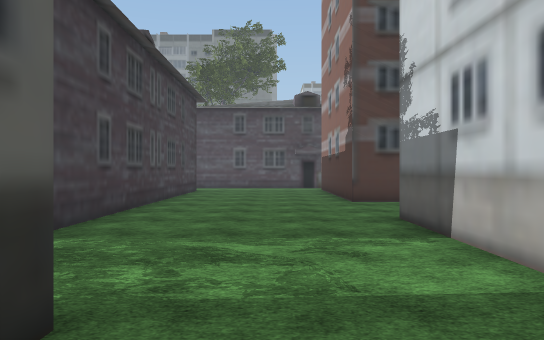
View 1 (above)

24 first-person views from a walk through a Unity game level. The camera is 1.5 m above the floor, looks level and sees 70° across. The floor is counted in squares, 2 m on a side. Each view is taken from the middle of a square. On the plan, view 1 faces up. The plan holds only what a view shows up to about 12 squares ahead; the rest is blank. The place goes on beyond the plan. Some surface patterns are stand-ins.

View 2
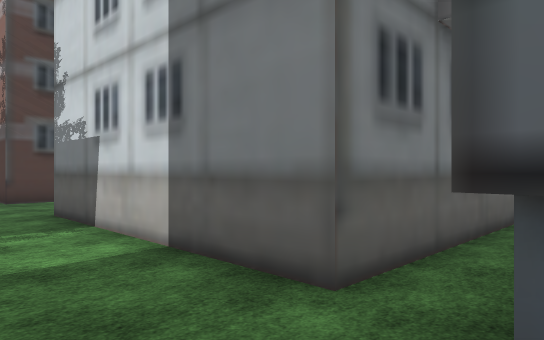

View 3
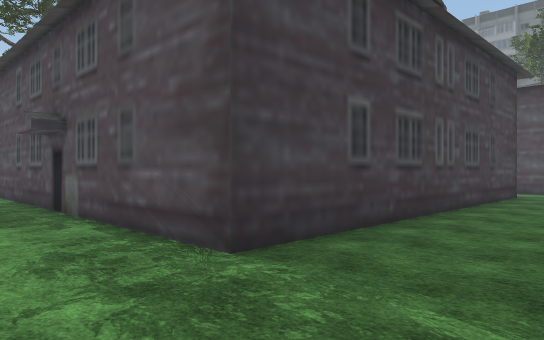

View 4
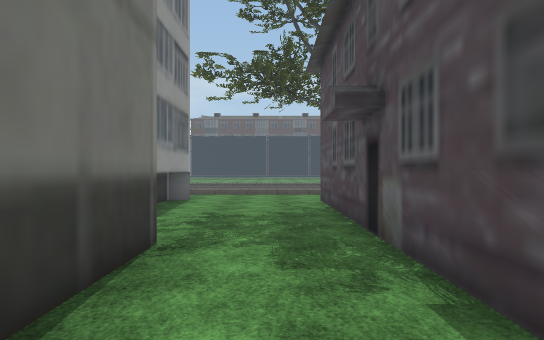

View 5
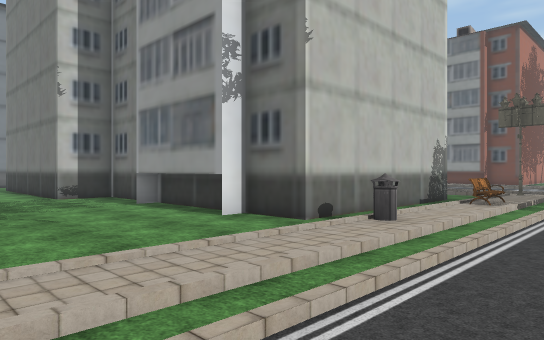

View 6
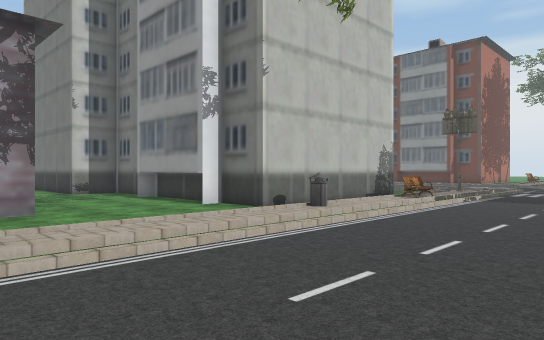

View 7
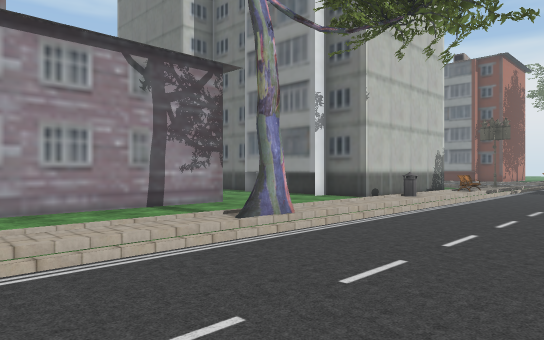

View 8
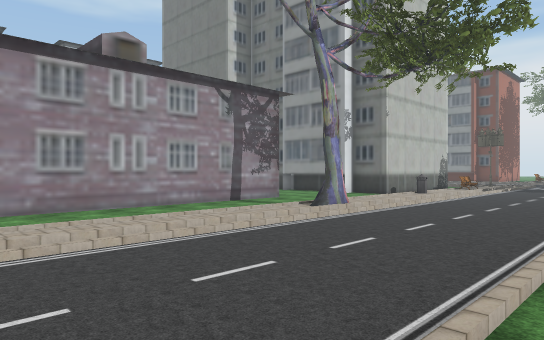

View 9
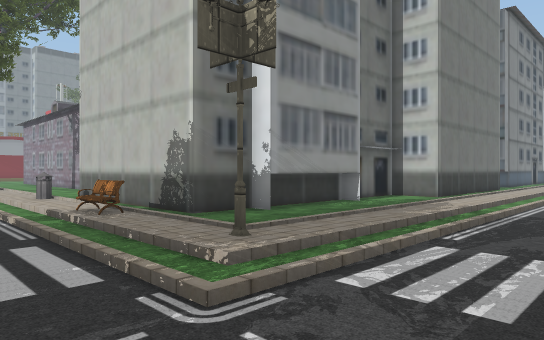

View 10
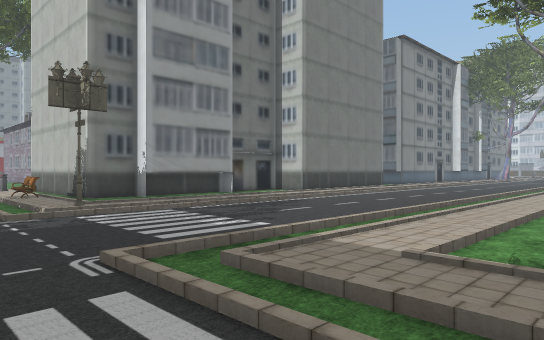

View 11
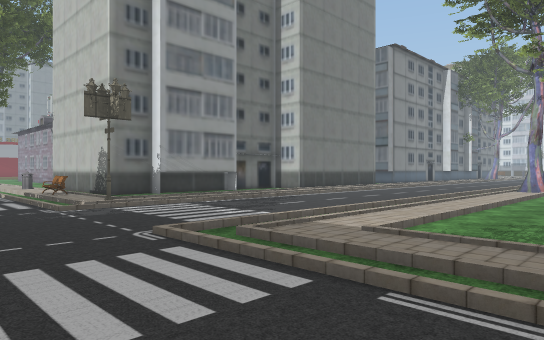

View 12
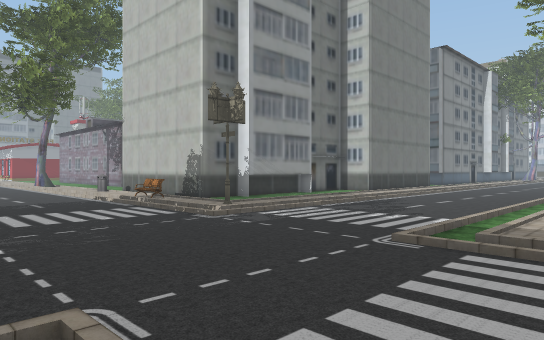

View 13
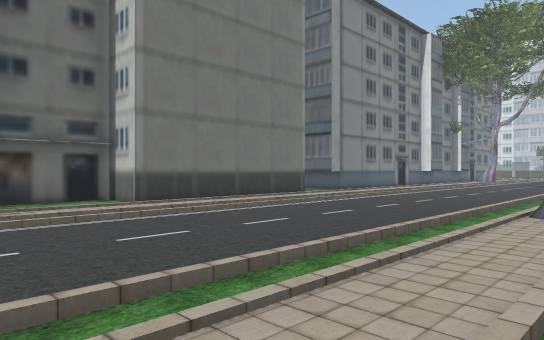

View 14
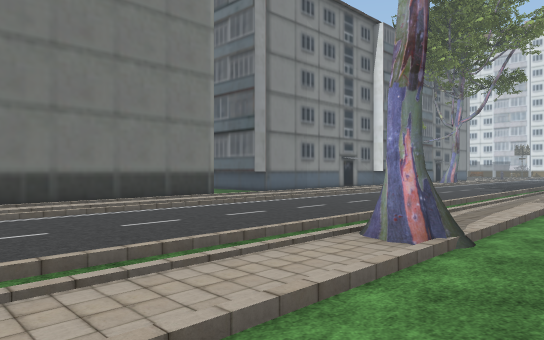

View 15
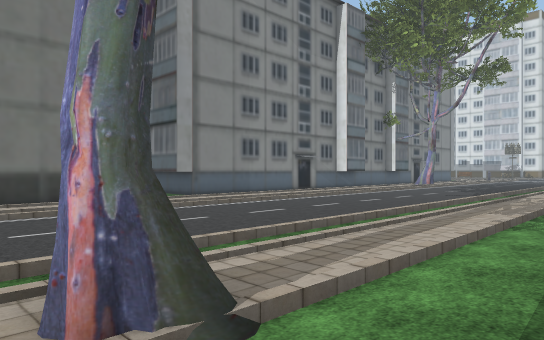

View 16
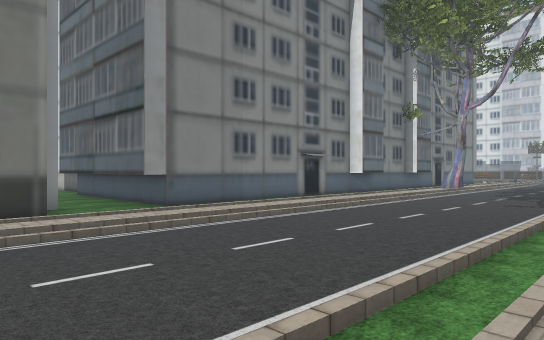

View 17
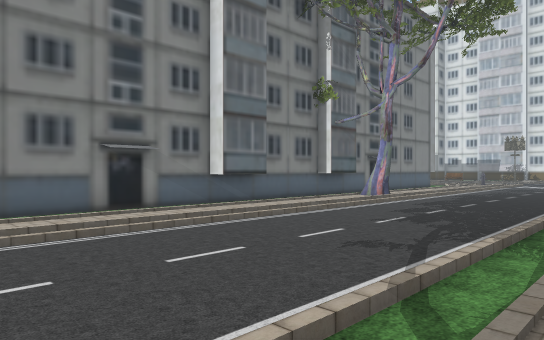

View 18
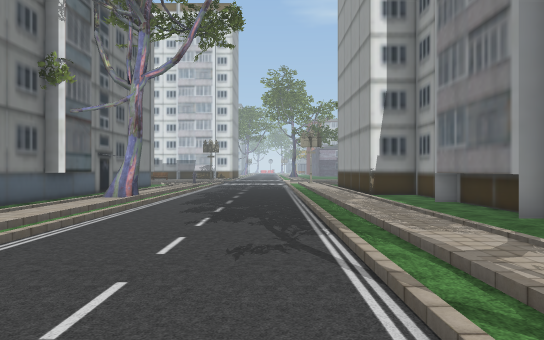

View 19
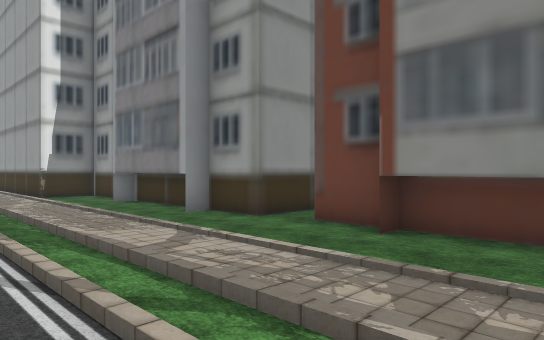

View 20
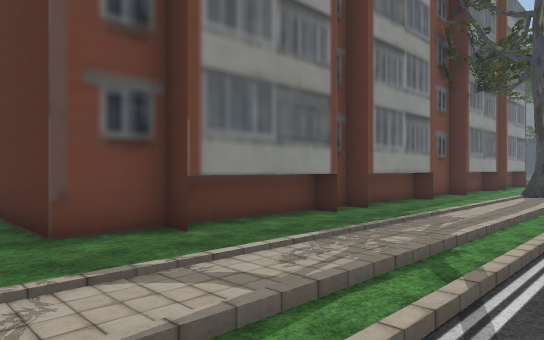

View 21
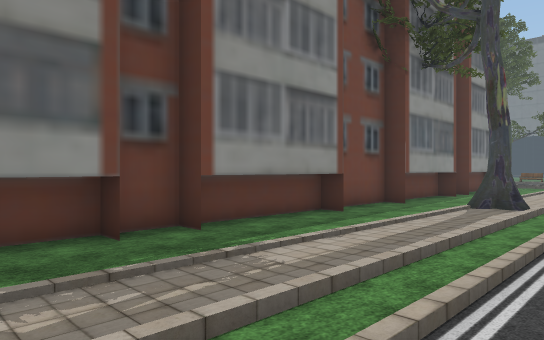

View 22
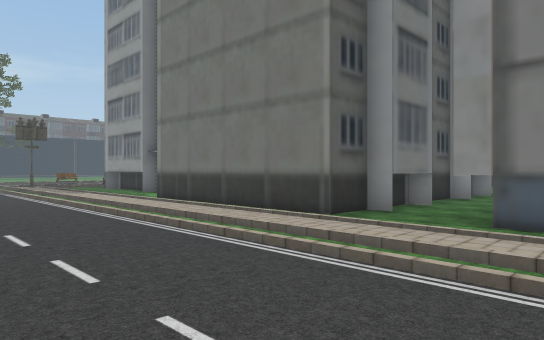

View 23
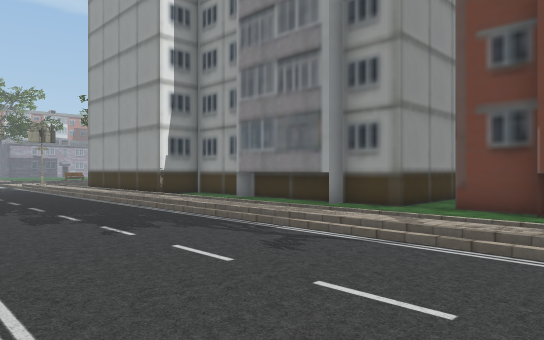

View 24
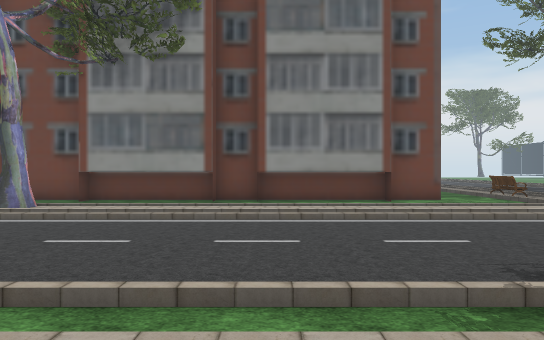

### Floor plan
Key: @ floor where view 1 was taken; # wall or solid block; x gap in a wall; . floor; / step, stairs or slope; B bench; S streetlight; O other object.
Columns run from 21 left of view 1 to 16 right of it. Each row starts with its distance up from view 1.
 13 / ..              #.
 12  ....//..         #....#
 11 /....//..#        #....#
 10 /....//..#        #....#
  9  ....//..#        #....##
  8  ....//..#        #......
  7  ....//..#        #.....
  6  ....#/..#        #....#
  5  ....//..##########....#
  4  ....//................#
  3  ....//................#
  2   ...//................#
  1   ...//..###..####  #..#####
  0   .../O########     #@......
 -1   ...//#            #.##
 -2   ...//#            #.#
 -3   ...//#            #.#
 -4   .../B#            #.#
 -5   ...//########     #.#
 -6   ...//.......#######.###############
 -7  ....//...........................x
 -8  ..../S...........................#
 -9  ....////////////////////////////////
-10  .....................................
-11  .....................................
-12 ......................................
-13 /..../////////////////////////////////
-14  ..../...........#....................
-15 / ...//.............................##
-16    ..//........................###..#
-17   . ./B.####################.########
-18      /B.                   #.#
-19      //.                   # #
-20                              #

Positions as (right, up) in squares from view 1, and headings:
1: (0, 0), facing up
2: (0, -1), facing up-right
3: (0, 2), facing up-left
4: (-3, 3), facing left
5: (-18, 5), facing down-right
6: (-20, 6), facing down-right
7: (-20, 10), facing down-right
8: (-21, 13), facing down-right
9: (-18, -11), facing up-right
10: (-18, -16), facing up-right
11: (-19, -17), facing up-right
12: (-21, -15), facing up-right
13: (-11, -15), facing up-right
14: (-8, -16), facing up-right
15: (-5, -16), facing up-right
16: (-3, -14), facing up-right
17: (3, -14), facing up-right
18: (3, -12), facing right
19: (3, -12), facing down-right
20: (8, -12), facing down-left
21: (4, -12), facing down-left
22: (3, -12), facing up-left
23: (4, -9), facing down-right
24: (-9, -7), facing down
